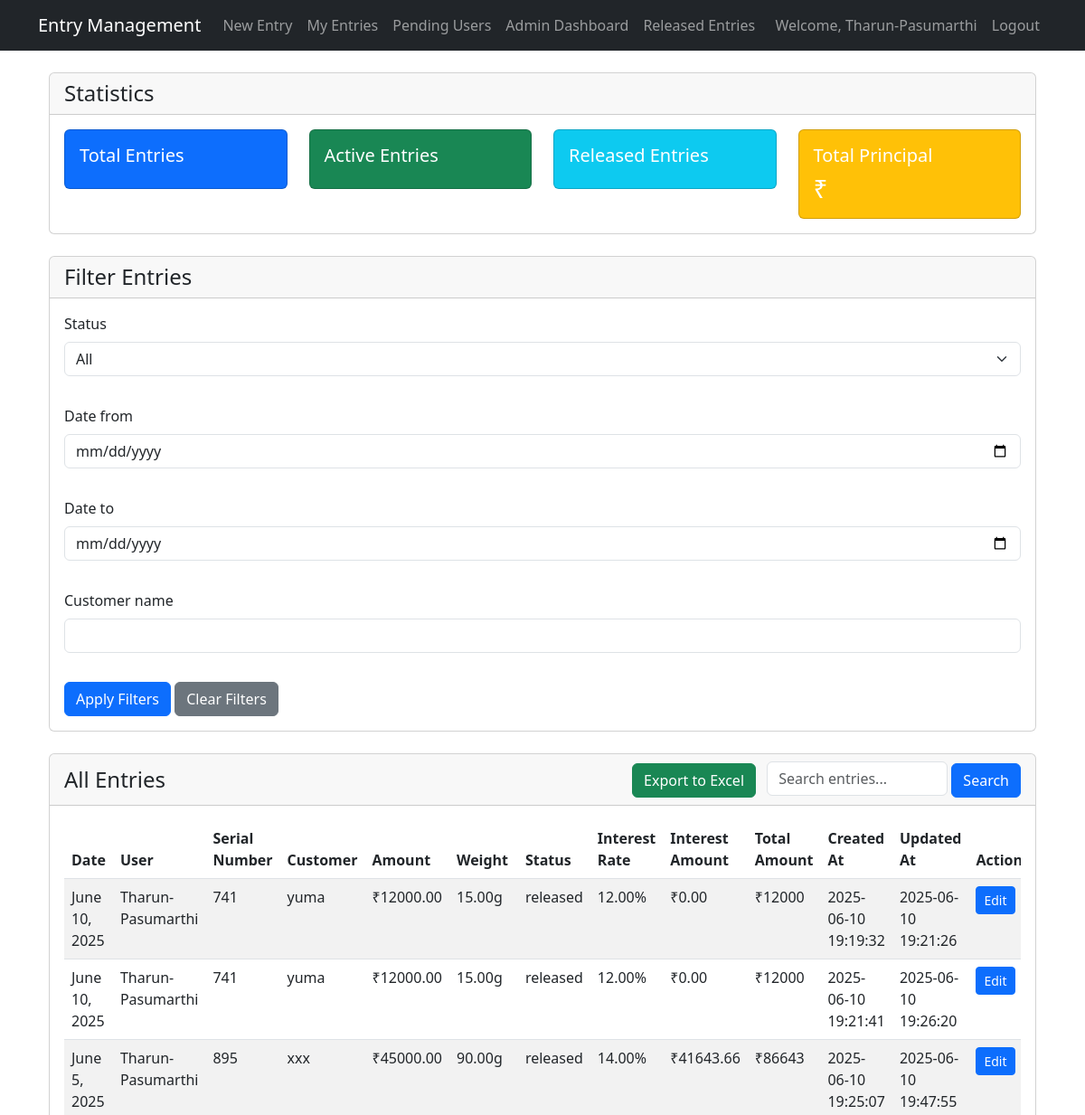
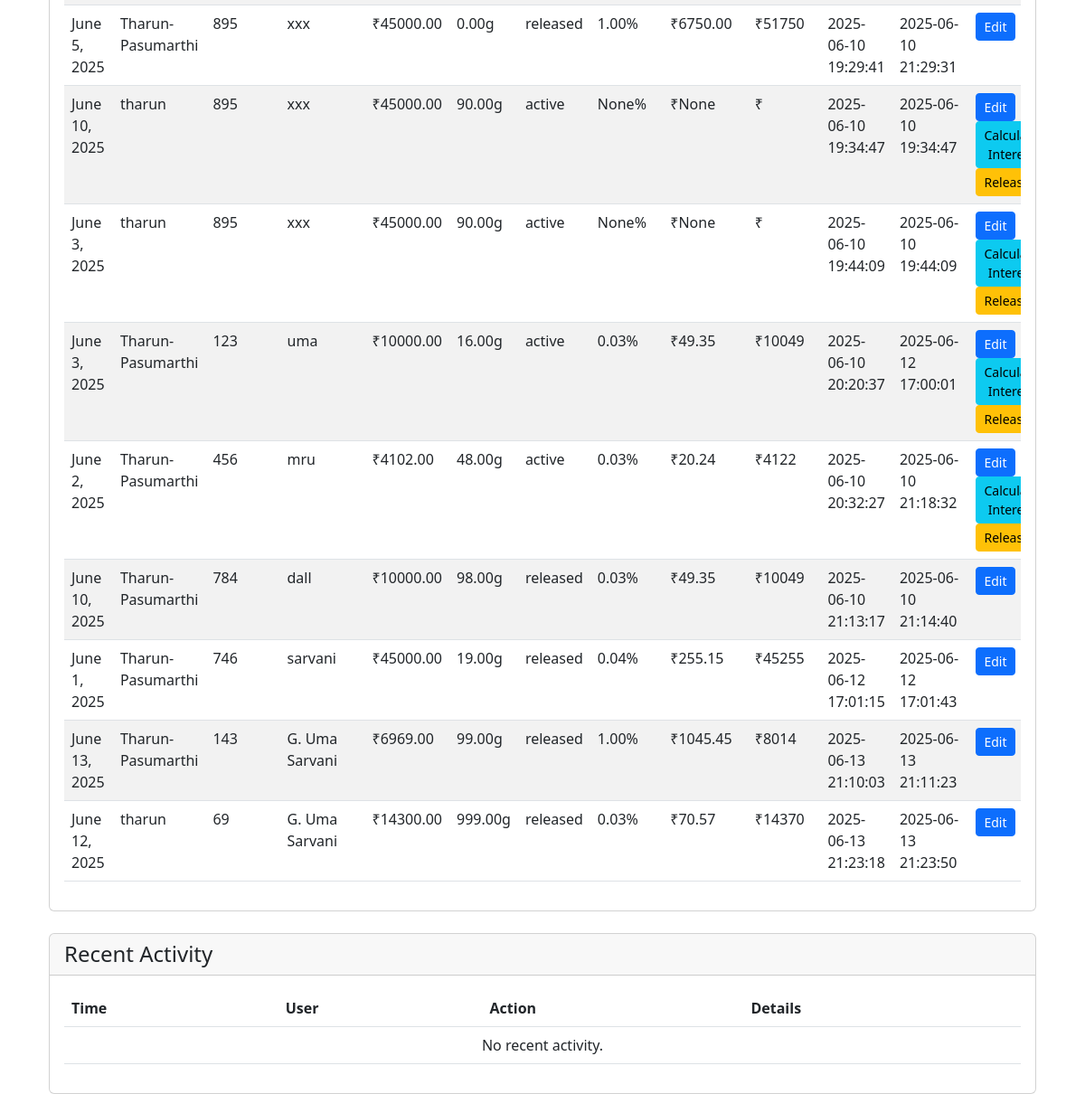
/entries/admin/dashboard/ (signed in), run on the app's committed database (2 pictures, top to bottom).
### users/models.py (models this page shows, shortened)
class CustomUser(AbstractUser):
    phone_number = models.CharField(max_length=15, blank=True)
    is_approved = models.BooleanField(default=False)

### entries/models.py (models this page shows, shortened)
class Entry(models.Model):
    STATUS_CHOICES = [
        ('active', 'Active'),
        ('released', 'Released'),
        ('removed', 'Removed'),
    ]
    user = models.ForeignKey(settings.AUTH_USER_MODEL, on_delete=models.CASCADE)
    date = models.DateField()
    from_date = models.DateField(editable=False)  # Will be set to date automatically
    to_date = models.DateField(null=True, blank=True)
    serial_number = models.CharField(max_length=50)
    customer_name = models.CharField(max_length=100)
    amount = models.DecimalField(max_digits=10, decimal_places=2)
    weight = models.DecimalField(max_digits=10, decimal_places=2, help_text="Weight in grams")
    given_by = models.CharField(max_length=100)
    status = models.CharField(max_length=10, choices=STATUS_CHOICES, default='active')
    interest_rate = models.DecimalField(max_digits=5, decimal_places=2, null=True, blank=True)
    interest_amount = models.DecimalField(max_digits=10, decimal_places=2, null=True, blank=True)
    created_at = models.DateTimeField(auto_now_add=True)
    updated_at = models.DateTimeField(auto_now=True)
    released_at = models.DateTimeField(null=True, blank=True)

### entries/views.py (the view)
# urls.py: path('admin/dashboard/', views.admin_dashboard, name='admin_dashboard'),
@login_required
@user_passes_test(lambda u: u.is_staff)
def admin_dashboard(request):
    form = EntryFilterForm(request.GET)
    entries = Entry.objects.all()
    if form.is_valid():
        if form.cleaned_data['status']:
            entries = entries.filter(status=form.cleaned_data['status'])
        if form.cleaned_data['date_from']:
            entries = entries.filter(date__gte=form.cleaned_data['date_from'])
        if form.cleaned_data['date_to']:
            entries = entries.filter(date__lte=form.cleaned_data['date_to'])
        if form.cleaned_data['customer_name']:
            entries = entries.filter(customer_name__icontains=form.cleaned_data['customer_name'])
    stats = {
        'total_entries': entries.count(),
        'active_entries': entries.filter(status='active').count(),
        'released_entries': entries.filter(status='released').count(),
        'total_principal': entries.aggregate(Sum('amount'))['amount__sum'] or 0,
        'total_interest': entries.aggregate(Sum('interest_amount'))['interest_amount__sum'] or 0,
    }
    audit_logs = AuditLog.objects.all().order_by('-timestamp')[:50]
    return render(request, 'entries/admin_dashboard.html', {
        'entries': entries,
        'stats': stats,
        'audit_logs': audit_logs,
        'form': form
    })

### entries/forms.py
class EntryFilterForm(forms.Form):
    STATUS_CHOICES = [
        ('', 'All'),
        ('active', 'Active'),
        ('released', 'Released'),
        ('removed', 'Removed'),
    ]
    status = forms.ChoiceField(choices=STATUS_CHOICES, required=False)
    date_from = forms.DateField(required=False, widget=forms.DateInput(attrs={'type': 'date'}))
    date_to = forms.DateField(required=False, widget=forms.DateInput(attrs={'type': 'date'}))
    customer_name = forms.CharField(required=False)

### templates/entries/admin_dashboard.html (shortened to what this page needs)
{% extends 'base.html' %}
{% load crispy_forms_tags %}
{% load tz %}
{% block content %}
<div class="container mt-4">
    <div class="row">
        <div class="col-md-12 mb-4">
            <div class="card">
                <div class="card-header">
                    <h4 class="mb-0">Statistics</h4>
                </div>
                <div class="card-body">
                    <div class="row">
                        <div class="col-md-3">
                            <div class="card bg-primary text-white">
                                <div class="card-body">
                                    <h5 class="card-title">Total Entries</h5>
                                </div>
                            </div>
                        </div>
                        <div class="col-md-3">
                            <div class="card bg-success text-white">
                                <div class="card-body">
                                    <h5 class="card-title">Active Entries</h5>
                                </div>
                            </div>
                        </div>
                        <div class="col-md-3">
                            <div class="card bg-info text-white">
                                <div class="card-body">
                                    <h5 class="card-title">Released Entries</h5>
                                </div>
                            </div>
                        </div>
                        <div class="col-md-3">
                            <div class="card bg-warning text-white">
                                <div class="card-body">
                                    <h5 class="card-title">Total Principal</h5>
                                    <p class="card-text h3">₹{{ total_principal }}</p>
                                </div>
                            </div>
                        </div>
                    </div>
                </div>
            </div>
        </div>
        <div class="col-md-12 mb-4">
            <div class="card">
                <div class="card-header">
                    <h4 class="mb-0">Filter Entries</h4>
                </div>
                <div class="card-body">
                    <form method="get" class="row g-3">
                        {{ form|crispy }}
                        <div class="col-12">
                            <button type="submit" class="btn btn-primary">Apply Filters</button>
                            <a href="{% url 'admin_dashboard' %}" class="btn btn-secondary">Clear Filters</a>
                        </div>
                    </form>
                </div>
            </div>
        </div>
        <div class="col-md-12 mb-4">
            <div class="card">
                <div class="card-header d-flex justify-content-between align-items-center">
                    <h4 class="mb-0">All Entries</h4>
                    <div>
                        <a href="{% url 'export_to_excel' %}" class="btn btn-success me-2">
                             Export to Excel
                        </a>
                        <form class="d-inline" method="get">
                            <input type="search" name="search" class="form-control d-inline-block" style="width: 200px;" placeholder="Search entries..." value="{{ search_query }}">
                            <button type="submit" class="btn btn-primary">Search</button>
                        </form>
                    </div>
                </div>
                <div class="card-body">
                    <div class="table-responsive">
                        <table class="table table-striped">
                            <thead>
                                <tr>
                                    <th>Date</th>
                                    <th>User</th>
                                    <th>Serial Number</th>
                                    <th>Customer</th>
                                    <th>Amount</th>
                                    <th>Weight</th>
                                    <th>Status</th>
                                    <th>Interest Rate</th>
                                    <th>Interest Amount</th>
                                    <th>Total Amount</th>
                                    <th>Created At</th>
                                    <th>Updated At</th>
                                    <th>Actions</th>
                                </tr>
                            </thead>
                            <tbody>
                                {% for entry in entries %}
                                <tr>
                                    <td>{{ entry.date }}</td>
                                    <td>{{ entry.user.username }}</td>
                                    <td>{{ entry.serial_number }}</td>
                                    <td>{{ entry.customer_name }}</td>
                                    <td>₹{{ entry.amount }}</td>
                                    <td>{{ entry.weight }}g</td>
                                    <td>{{ entry.status }}</td>
                                    <td>{{ entry.interest_rate }}%</td>
                                    <td>₹{{ entry.interest_amount }}</td>
                                    <td>₹{{ entry.amount|add:entry.interest_amount }}</td>
                                    <td>{% timezone "Asia/Kolkata" %}{{ entry.created_at|date:"Y-m-d H:i:s" }}{% endtimezone %}</td>
                                    <td>{% timezone "Asia/Kolkata" %}{{ entry.updated_at|date:"Y-m-d H:i:s" }}{% endtimezone %}</td>
                                    <td>
                                        <a href="{% url 'entry_edit' entry.pk %}" class="btn btn-sm btn-primary">Edit</a>
                                        {% if entry.status == 'active' %}
                                        <a href="{% url 'calculate_interest' entry.pk %}" class="btn btn-sm btn-info">Calculate Interest</a>
                                        <a href="{% url 'release_entry' entry.pk %}" class="btn btn-sm btn-warning">Release</a>
                                        {% endif %}
                                    </td>
                                </tr>
                                {% empty %}
                                <tr>
                                    <td colspan="13" class="text-center">No entries found.</td>
                                </tr>
                                {% endfor %}
                            </tbody>
                        </table>
                    </div>
                </div>
            </div>
        </div>
        <div class="col-md-12">
            <div class="card">
                <div class="card-header">
                    <h4 class="mb-0">Recent Activity</h4>
                </div>
                <div class="card-body">
                    <div class="table-responsive">
                        <table class="table">
                            <thead>
                                <tr>
                                    <th>Time</th>
                                    <th>User</th>
                                    <th>Action</th>
                                    <th>Details</th>
                                </tr>
                            </thead>
                            <tbody>
                                {% for log in recent_activity %}
                                <tr>
                                    <td>{% timezone "Asia/Kolkata" %}{{ log.timestamp|date:"Y-m-d H:i:s" }}{% endtimezone %}</td>
                                    <td>{{ log.user.username }}</td>
                                    <td>{{ log.action }}</td>
                                    <td>{{ log.details }}</td>
                                </tr>
                                {% empty %}
                                <tr>
                                    <td colspan="4" class="text-center">No recent activity.</td>
                                </tr>
                                {% endfor %}
                            </tbody>
                        </table>
                    </div>
                </div>
            </div>
        </div>
    </div>
</div>
{% endblock %}

### templates/base.html (shortened to what this page needs)
<!DOCTYPE html>
<html lang="en">
<head>
    <link href="https://cdn.jsdelivr.net/npm/bootstrap@5.3.0/dist/css/bootstrap.min.css" rel="stylesheet">
    <link href="https://cdn.jsdelivr.net/npm/bootstrap-icons@1.7.2/font/bootstrap-icons.css" rel="stylesheet">
</head>
<body>
    <nav class="navbar navbar-expand-lg navbar-dark bg-dark">
        <div class="container">
            <a class="navbar-brand" href="{% url 'home' %}">Entry Management</a>
            <div class="collapse navbar-collapse" id="navbarNav">
                <ul class="navbar-nav me-auto">
                    {% if user.is_authenticated and user.is_approved %}
                        <li class="nav-item">
                            <a class="nav-link" href="{% url 'entry_create' %}">New Entry</a>
                        </li>
                        <li class="nav-item">
                            <a class="nav-link" href="{% url 'entry_list' %}">My Entries</a>
                        </li>
                    {% endif %}
                    {% if user.is_staff %}
                        <li class="nav-item">
                            <a class="nav-link" href="{% url 'pending_users' %}">Pending Users</a>
                        </li>
                        <li class="nav-item">
                            <a class="nav-link" href="{% url 'admin_dashboard' %}">Admin Dashboard</a>
                        </li>
                        <li class="nav-item">
                            <a class="nav-link" href="{% url 'released_entries' %}">Released Entries</a>
                        </li>
                    {% endif %}
                </ul>
                <ul class="navbar-nav">
                    {% if user.is_authenticated %}
                        <li class="nav-item">
                            <span class="nav-link">Welcome, {{ user.username }}</span>
                        </li>
                        <li class="nav-item">
                            <form method="post" action="{% url 'logout' %}" class="d-inline">
                                <button type="submit" class="btn btn-link nav-link">Logout</button>
                            </form>
                        </li>
                    {% endif %}
                </ul>
            </div>
        </div>
    </nav>
    <div class="container mt-4">
        {% block content %}
        {% endblock %}
    </div>
</body>
</html>

### data on the page
CustomUser: username "Tharun-Pasumarthi"
Entry: date "June 10, 2025", user.username "Tharun-Pasumarthi", serial_number "741", customer_name "yuma", amount "12000.00", weight "15.00", status "released", interest_rate "12.00", interest_amount "0.00", amount|add "12000", created_at "2025-06-10 19:19:32", updated_at "2025-06-10 19:21:26"
Entry: date "June 10, 2025", user.username "Tharun-Pasumarthi", serial_number "741", customer_name "yuma", amount "12000.00", weight "15.00", status "released", interest_rate "12.00", interest_amount "0.00", amount|add "12000", created_at "2025-06-10 19:21:41", updated_at "2025-06-10 19:26:20"
Entry: date "June 5, 2025", user.username "Tharun-Pasumarthi", serial_number "895", customer_name "xxx", amount "45000.00", weight "90.00", status "released", interest_rate "14.00", interest_amount "41643.66", amount|add "86643", created_at "2025-06-10 19:25:07", updated_at "2025-06-10 19:47:55"
Entry: date "June 5, 2025", user.username "Tharun-Pasumarthi", serial_number "895", customer_name "xxx", amount "45000.00", weight "0.00", status "released", interest_rate "1.00", interest_amount "6750.00", amount|add "51750", created_at "2025-06-10 19:29:41", updated_at "2025-06-10 21:29:31"
Entry: date "June 10, 2025", user.username "tharun", serial_number "895", customer_name "xxx", amount "45000.00", weight "90.00", status "active", interest_rate "None", interest_amount "None", created_at "2025-06-10 19:34:47", updated_at "2025-06-10 19:34:47", shows "Calculate Interest"
Entry: date "June 3, 2025", user.username "tharun", serial_number "895", customer_name "xxx", amount "45000.00", weight "90.00", status "active", interest_rate "None", interest_amount "None", created_at "2025-06-10 19:44:09", updated_at "2025-06-10 19:44:09", shows "Calculate Interest"
Entry: date "June 3, 2025", user.username "Tharun-Pasumarthi", serial_number "123", customer_name "uma", amount "10000.00", weight "16.00", status "active", interest_rate "0.03", interest_amount "49.35", amount|add "10049", created_at "2025-06-10 20:20:37", updated_at "2025-06-12 17:00:01", shows "Calculate Interest"
Entry: date "June 2, 2025", user.username "Tharun-Pasumarthi", serial_number "456", customer_name "mru", amount "4102.00", weight "48.00", status "active", interest_rate "0.03", interest_amount "20.24", amount|add "4122", created_at "2025-06-10 20:32:27", updated_at "2025-06-10 21:18:32", shows "Calculate Interest"
Entry: date "June 10, 2025", user.username "Tharun-Pasumarthi", serial_number "784", customer_name "dall", amount "10000.00", weight "98.00", status "released", interest_rate "0.03", interest_amount "49.35", amount|add "10049", created_at "2025-06-10 21:13:17", updated_at "2025-06-10 21:14:40"
Entry: date "June 1, 2025", user.username "Tharun-Pasumarthi", serial_number "746", customer_name "sarvani", amount "45000.00", weight "19.00", status "released", interest_rate "0.04", interest_amount "255.15", amount|add "45255", created_at "2025-06-12 17:01:15", updated_at "2025-06-12 17:01:43"
Entry: date "June 13, 2025", user.username "Tharun-Pasumarthi", serial_number "143", customer_name "G. Uma Sarvani", amount "6969.00", weight "99.00", status "released", interest_rate "1.00", interest_amount "1045.45", amount|add "8014", created_at "2025-06-13 21:10:03", updated_at "2025-06-13 21:11:23"
Entry: date "June 12, 2025", user.username "tharun", serial_number "69", customer_name "G. Uma Sarvani", amount "14300.00", weight "999.00", status "released", interest_rate "0.03", interest_amount "70.57", amount|add "14370", created_at "2025-06-13 21:23:18", updated_at "2025-06-13 21:23:50"
